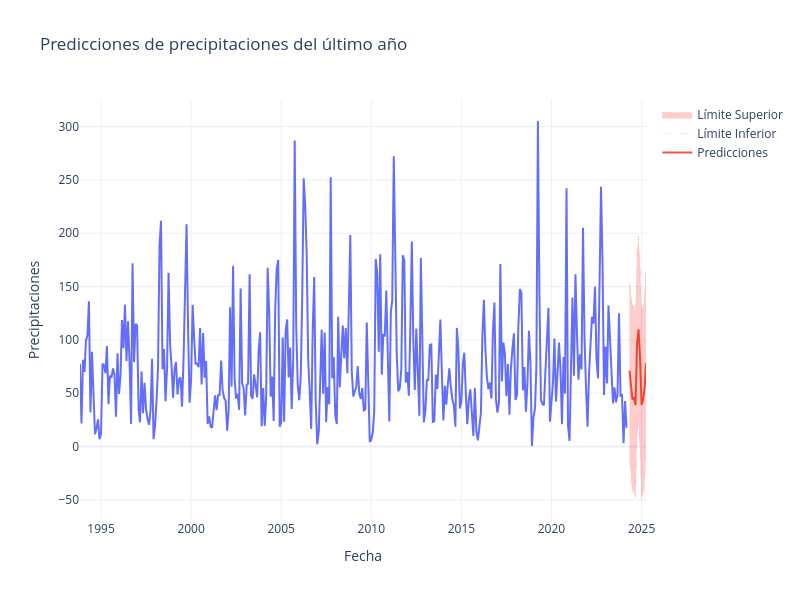

Notebook cell for this chart:
### Code cell
# Resumen del modelo
print(fitted_model_zipa.summary())


# Prediciendo el próximo año
forecast_steps = 12
forecast = fitted_model_zipa.get_forecast(steps=forecast_steps)


# 4. Crear el índice de fechas para el forecast
forecast_index = pd.date_range(start=zipaquira_predict.index[-1] + pd.DateOffset(months=1), periods=forecast_steps, freq='ME')

# Obteniendo los intervalos de confianza
forecast_ci = forecast.conf_int()


# graficando los resultados usando plotly y añadiendo los límites de confianza
fig = px.line(zipaquira_predict, x=zipaquira_predict.index, y='y', title='Predicciones de precipitaciones del último año')
fig.add_scatter(x=forecast_index, y=forecast.predicted_mean, mode='lines', name='Predicciones')
fig.add_scatter(x=forecast_index, y=forecast_ci.iloc[:, 0], mode='lines', name='Límite Inferior', line=dict(dash='dash', color='red', width = 0.1), fill= None)
fig.add_scatter(x=forecast_index, y=forecast_ci.iloc[:, 1], mode='lines', name='Límite Superior', line=dict(dash='dash', color='red', width = 0.1), fill= 'tonexty', fillcolor='rgba(255, 0, 0, 0.2)')
fig.update_layout(
    xaxis_title='Fecha',
    yaxis_title='Precipitaciones',
    template='plotly_white',
    width=800,
    height=600,
)
fig.show()

### Figure 1 — Plotly figure (JSON) as saved in the notebook; plotly's stock layout.template omitted (floating-point values rounded to 4 significant figures; data arrays with more than 128 entries replaced by an {"elided": "..."} marker saying what was removed)
{"data": [{"hovertemplate": "ds=%{x}<br>y=%{y}<extra></extra>", "legendgroup": "", "line": {"color": "#636efa", "dash": "solid"}, "marker": {"symbol": "circle"}, "mode": "lines", "name": "", "orientation": "v", "showlegend": false, "type": "scatter", "x": {"elided": "364 str values"}, "xaxis": "x", "y": {"elided": "364 float values"}, "yaxis": "y"}, {"mode": "lines", "name": "Predicciones", "type": "scatter", "x": ["2024-04-30T00:00:00.000000", "2024-05-31T00:00:00.000000", "2024-06-30T00:00:00.000000", "2024-07-31T00:00:00.000000", "2024-08-31T00:00:00.000000", "2024-09-30T00:00:00.000000", "2024-10-31T00:00:00.000000", "2024-11-30T00:00:00.000000", "2024-12-31T00:00:00.000000", "2025-01-31T00:00:00.000000", "2025-02-28T00:00:00.000000", "2025-03-31T00:00:00.000000"], "y": [71.17, 54.89, 44.13, 45.35, 38.78, 95.61, 109.8, 84.13, 39.02, 43.72, 53.23, 78.3]}, {"line": {"color": "red", "dash": "dash", "width": 0.1}, "mode": "lines", "name": "Límite Inferior", "type": "scatter", "x": ["2024-04-30T00:00:00.000000", "2024-05-31T00:00:00.000000", "2024-06-30T00:00:00.000000", "2024-07-31T00:00:00.000000", "2024-08-31T00:00:00.000000", "2024-09-30T00:00:00.000000", "2024-10-31T00:00:00.000000", "2024-11-30T00:00:00.000000", "2024-12-31T00:00:00.000000", "2025-01-31T00:00:00.000000", "2025-02-28T00:00:00.000000", "2025-03-31T00:00:00.000000"], "y": [-12.32, -30.74, -42.68, -41.74, -48.31, 8.343, 21.97, -4.033, -49.24, -44.54, -35.31, -10.33]}, {"fill": "tonexty", "fillcolor": "rgba(255, 0, 0, 0.2)", "line": {"color": "red", "dash": "dash", "width": 0.1}, "mode": "lines", "name": "Límite Superior", "type": "scatter", "x": ["2024-04-30T00:00:00.000000", "2024-05-31T00:00:00.000000", "2024-06-30T00:00:00.000000", "2024-07-31T00:00:00.000000", "2024-08-31T00:00:00.000000", "2024-09-30T00:00:00.000000", "2024-10-31T00:00:00.000000", "2024-11-30T00:00:00.000000", "2024-12-31T00:00:00.000000", "2025-01-31T00:00:00.000000", "2025-02-28T00:00:00.000000", "2025-03-31T00:00:00.000000"], "y": [154.7, 140.5, 130.9, 132.4, 125.9, 182.9, 197.7, 172.3, 127.3, 132.0, 141.8, 166.9]}], "layout": {"height": 600, "legend": {"tracegroupgap": 0}, "title": {"text": "Predicciones de precipitaciones del último año"}, "width": 800, "xaxis": {"anchor": "y", "domain": [0, 1], "title": {"text": "Fecha"}}, "yaxis": {"anchor": "x", "domain": [0, 1], "title": {"text": "Precipitaciones"}}}}
